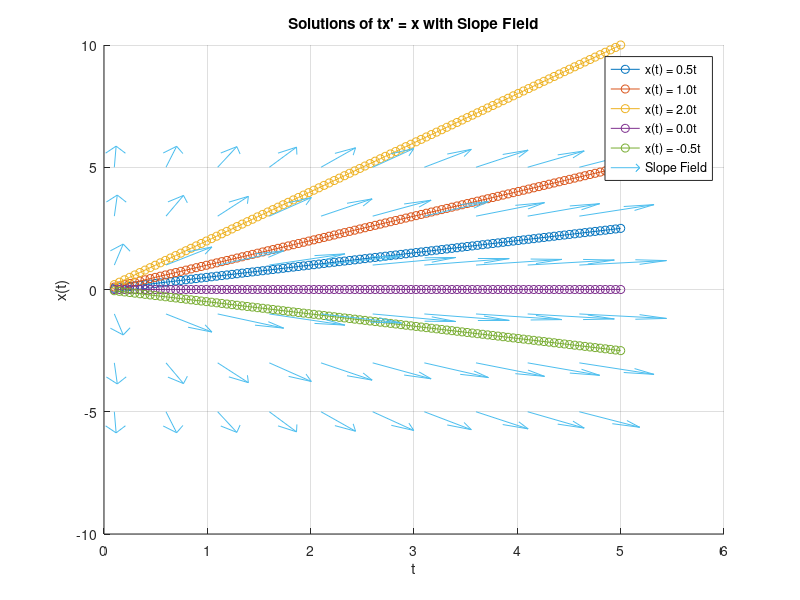

Recreate this plot in MATLAB.
tspan = [0.1 5]; % Avoid x = 0 to prevent division by zero

% Define solution curves y(x) = kx for different k values
k_values = [0.5, 1, 2, 0, -0.5]; % Different constants of integration
t = linspace(tspan(1), tspan(2), 100); % x values for plotting solutions

% Create a grid for the direction field
a = 0.1; % Time range start
b = 5;   % Time range end
s = 0.5; % Spacing for the grid
[x, y] = meshgrid(a:s:b, -5:2:5); % Grid for x and y values

% Compute the vector field
dy = y ./ x; % Right-hand side of the ODE
dx = ones(size(dy)); % x increment is 1
norm = sqrt(dx.^2 + dy.^2); % Normalize the vectors
dx = dx ./ norm;
dy = dy ./ norm;

% Plot the solutions and the direction field
figure;
hold on;
for k = k_values
    plot(t, k * t, '-o', 'DisplayName', sprintf('x(t) = %.1ft', k)); % Solution curves
end
quiver(x, y, dx, dy, 0.5, 'DisplayName', 'Slope Field'); % Direction field

% Add labels, legend, and title
xlabel('t');
ylabel('x(t)');
title("Solutions of tx' = x with Slope Field");
legend('show');
grid on;
hold off;
